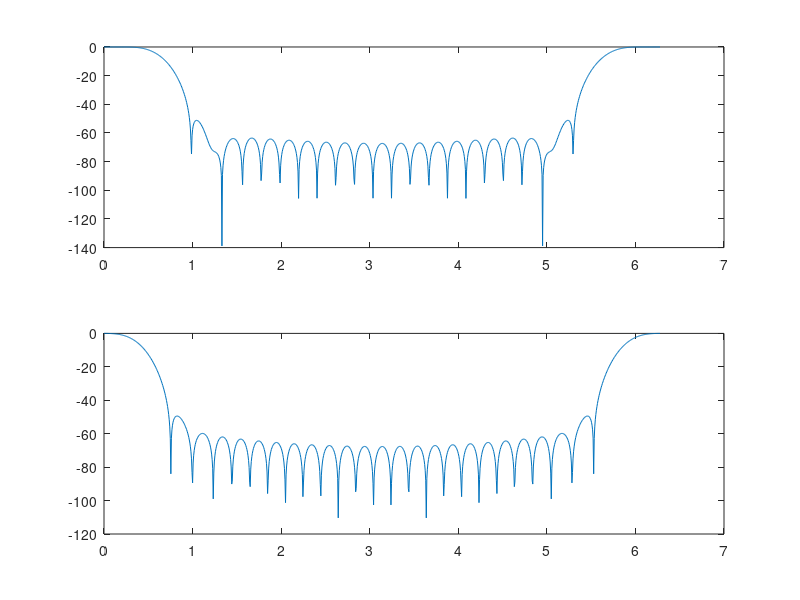
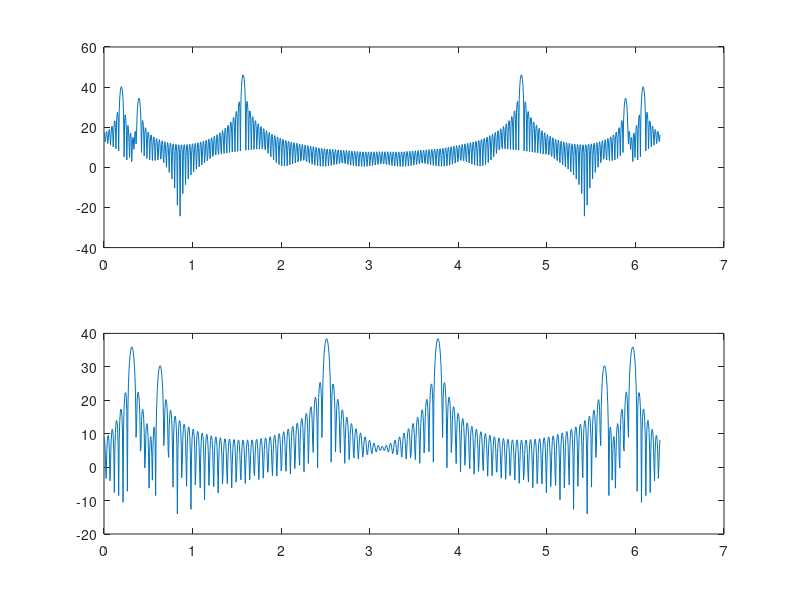

The MATLAB script that drew these images, in order:
clear
clc
close all

%[x, fs, nbits] = wavread('Toms_diner_16.wav');
w1=pi/16;
w2=pi/8;
w3=pi/2;
n=[0:200];
x = cos(w1*n)+0.5*cos(w2*n)+2*cos(w3*n);

%fs=16000
%f_out = 10000;
%   f_out/fs = 10/16 = 5/8, therefore:
upsample_factor = 5;
downsample_factor = 8;

h1 = fir1(30, 1/upsample_factor);
h2 = fir1(30, 1/downsample_factor); %   The new cut-off frequency is now referred to the new 
                                    %   sampling frequency (fs*upsample_factor)
Nfft=1024;
w=2*pi*[0:Nfft-1]./Nfft;
H1=fft(h1,Nfft);
H2=fft(h2,Nfft);


%   Upsampling (interpolation)

y_up = zeros(length(x)*upsample_factor, 1);
y_up(1:upsample_factor:end) = x;

y_up = filter(upsample_factor*h1, 1, y_up);

%   Dowsample (decimation)

y_down = filter(h2, 1, y_up);
y_down = y_down(1:downsample_factor:end);

X=fft(x,Nfft);
Y=fft(y_down,Nfft);

figure, subplot(211), plot(w,20*log10(abs(H1)))
subplot(212), plot(w,20*log10(abs(H2)))

figure, subplot(211), plot(w,20*log10(abs(X)))
subplot(212), plot(w,20*log10(abs(Y)))